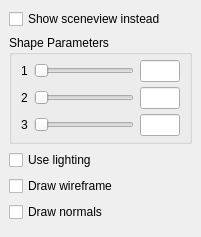
  <widget class="QDockWidget" name="shapesDock">
   <property name="windowTitle">
    <string>Shapes/Scene&amp;view</string>
   </property>
   <attribute name="dockWidgetArea">
    <number>1</number>
   </attribute>
   <widget class="QWidget" name="shapesDockContents">
    <layout class="QVBoxLayout" name="verticalLayout_7">
     <item>
      <widget class="QCheckBox" name="showSceneviewInstead">
       <property name="text">
        <string>Show sceneview instead</string>
       </property>
      </widget>
     </item>
     <item>
      <widget class="QGroupBox" name="shapeParameters">
       <property name="title">
        <string>Shape Parameters</string>
       </property>
       <layout class="QGridLayout" name="gridLayout_4">
        <property name="topMargin">
         <number>5</number>
        </property>
        <property name="bottomMargin">
         <number>5</number>
        </property>
        <property name="verticalSpacing">
         <number>5</number>
        </property>
        <item row="0" column="0">
         <widget class="QLabel" name="shapeParameterLabel1">
          <property name="text">
           <string>1</string>
          </property>
         </widget>
        </item>
        <item row="2" column="0">
         <widget class="QLabel" name="shapeParameterLabel2">
          <property name="text">
           <string>2</string>
          </property>
         </widget>
        </item>
        <item row="4" column="0">
         <widget class="QLabel" name="shapeParameterLabel3">
          <property name="text">
           <string>3</string>
          </property>
         </widget>
        </item>
        <item row="0" column="1">
         <widget class="QSlider" name="shapeParameterSlider1">
          <property name="minimumSize">
           <size>
            <width>100</width>
            <height>0</height>
           </size>
          </property>
          <property name="orientation">
           <enum>Qt::Horizontal</enum>
          </property>
         </widget>
        </item>
        <item row="2" column="1">
         <widget class="QSlider" name="shapeParameterSlider2">
          <property name="minimumSize">
           <size>
            <width>100</width>
            <height>0</height>
           </size>
          </property>
          <property name="orientation">
           <enum>Qt::Horizontal</enum>
          </property>
         </widget>
        </item>
        <item row="4" column="1">
         <widget class="QSlider" name="shapeParameterSlider3">
          <property name="minimumSize">
           <size>
            <width>100</width>
            <height>0</height>
           </size>
          </property>
          <property name="orientation">
           <enum>Qt::Horizontal</enum>
          </property>
         </widget>
        </item>
        <item row="0" column="2">
         <widget class="QLineEdit" name="shapeParameterTextbox1">
          <property name="minimumSize">
           <size>
            <width>40</width>
            <height>0</height>
           </size>
          </property>
          <property name="maximumSize">
           <size>
            <width>40</width>
            <height>16777215</height>
           </size>
          </property>
         </widget>
        </item>
        <item row="2" column="2">
         <widget class="QLineEdit" name="shapeParameterTextbox2">
          <property name="minimumSize">
           <size>
            <width>40</width>
            <height>0</height>
           </size>
          </property>
          <property name="maximumSize">
           <size>
            <width>40</width>
            <height>16777215</height>
           </size>
          </property>
         </widget>
        </item>
        <item row="4" column="2">
         <widget class="QLineEdit" name="shapeParameterTextbox3">
          <property name="minimumSize">
           <size>
            <width>40</width>
            <height>0</height>
           </size>
          </property>
          <property name="maximumSize">
           <size>
            <width>40</width>
            <height>16777215</height>
           </size>
          </property>
         </widget>
        </item>
       </layout>
      </widget>
     </item>
     <item>
      <widget class="QCheckBox" name="useLightingCheckbox">
       <property name="text">
        <string>Use lighting</string>
       </property>
      </widget>
     </item>
     <item>
      <widget class="QCheckBox" name="drawWireframeCheckbox">
       <property name="text">
        <string>Draw wireframe</string>
       </property>
      </widget>
     </item>
     <item>
      <widget class="QCheckBox" name="drawNormalsCheckbox">
       <property name="text">
        <string>Draw normals</string>
       </property>
      </widget>
     </item>
     <item>
      <widget class="QWidget" name="shapesDockEmptySpace" native="true">
       <property name="sizePolicy">
        <sizepolicy hsizetype="Preferred" vsizetype="Expanding">
         <horstretch>0</horstretch>
         <verstretch>0</verstretch>
        </sizepolicy>
       </property>
      </widget>
     </item>
    </layout>
   </widget>
  </widget>
